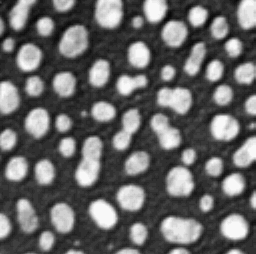
#> input picture data/blobs.tif, 256 x 254 px
$ jupyter execute 02_SOLUTION_cell_segmentation_classification_rfc.ipynb
#> lines starting #> are read from the running program, lines starting #| are printed output that depends on the picture; after the words box and inside, x2 and y2 are one past the last pixel; in counts of white or black regions, pixels touching at a corner belong together
# Cell segmentation & classification with Random Forest Classifier (RFC)

**Content**
1. *Cell segmentation*: Given a sparse user annotation of a single cell image, we can segment cells from the background using a pixel-wise Random Forest Classifier (RFC)
2. *Cell classification*: Given a separated cell image and some sparse ground truth annotation we can classify cell objects based on size and shape measurements, e.g. derived using scikit-image `regionprops`. We will do this using a RFC as well.

**Methodology**:
- This notebook has gaps (marked with a `#TODO`) that you have to fill.
- This notebook only contains TODOs in the section (2.) about Cell Segmentation.
- If all gaps are filled in correctly, the notebook can be run.
- A solution notebook with all gaps filled is provided in the GitHub repository.

**Source, Inspiration**:
This notebook is inspired by [Pixel Classification with Random Forest](https://haesleinhuepf.github.io/BioImageAnalysisNotebooks/20a_pixel_classification/scikit_learn_random_forest_pixel_classifier.html) and [Object Classification with Random Forest](https://haesleinhuepf.github.io/BioImageAnalysisNotebooks/27_cell_classification/sklearn_object_classification.html).

## 1. Imports and Data
We will use the following libraries and methods:

- `os`: For interacting with the operating system.
- `RandomForestClassifier` from `sklearn.ensemble`: The implementation of the RFC by scikit-learn.
- `io`, `filters` and `measure` from `skimage`: Read and write images, filters and other functionability.
- `numpy` (`np`): For numerical operations.
- `pandas` (`pd`): For tabular data manipulation and visualization.
- `matplotlib.pyplot` (`plt`): For data visualization.

[cell 1]
import os
from sklearn.ensemble import RandomForestClassifier
from skimage import io, filters, measure
import numpy as np
import pandas as pd
import matplotlib.pyplot as plt

We download all files that are not available (In the colab) from the internet (from the online GitHub repository of this workshop) and save them in the current workspace.

[cell 2]
import urllib.request  # helper library to download files

if not os.path.exists('data/blobs.tif'):
    os.makedirs('data', exist_ok=True)
    urllib.request.urlretrieve('https://github.com/moritzmarquardt/workshop_IBEC/raw/refs/heads/main/data/blobs.tif', 'data/blobs.tif')
    print('Loaded and saved image from remote file')

if not os.path.exists('data/blobs_segmentation_annotation.npy'):
    os.makedirs('data', exist_ok=True)
    urllib.request.urlretrieve('https://github.com/moritzmarquardt/workshop_IBEC/raw/refs/heads/main/data/blobs_segmentation_annotation.npy', 'data/blobs_segmentation_annotation.npy')
    print('Loaded and saved annotations from remote file')

if not os.path.exists('data/blobs_classification_annotation.npy'):
    os.makedirs('data', exist_ok=True)
    urllib.request.urlretrieve('https://github.com/moritzmarquardt/workshop_IBEC/raw/refs/heads/main/data/blobs_classification_annotation.npy', 'data/blobs_classification_annotation.npy')
    print('Loaded and saved class annotations from remote file')

[cell 3]
image = io.imread('data/blobs.tif')
#> image is the input picture: shape (254, 256); min 8, max 248, mean 103.3

plt.figure(figsize=(4, 4))
plt.imshow(image, cmap='gray')
plt.colorbar()
plt.title('Original example image')
plt.show()

print(f'Image shape: {image.shape}')
#| Image shape: (254, 256)
print(f'Image type: {image.dtype}')
#| Image type: uint8
print(f'Image max value: {image.max()}')
#| Image max value: 248
print(f'Image min value: {image.min()}')
#| Image min value: 8

## 2. Cell segmentation using RFC

### 2.1 (optional) Interactive manual annotation
**Important**: This is not possible in a Google Colab but only on a local python runtime. Therefore it is skipped in this tutorial, but the interested reader can try this out.

Using the two cells below, it is possible to annotate the image manually and save the annotations to a file to use them in the following.
Feel free to test this out if you run this notebook on your PC.

[cell 4]
# import napari

# # start napari
# viewer = napari.Viewer()

# # add image
# viewer.add_image(image)

# # add an empty labels layer and keep it in a variable
# labels = viewer.add_labels(np.zeros(image.shape).astype(int))

After running the cell above and annotating manually in the napari window using the brush tool, execute the cell below to save the annotation.

[cell 5]
# annotations = labels.data

# np.save('data/blobs_manual_annotations.npy', annotations)

# napari.utils.nbscreenshot(viewer)

### 2.2 Load and visualize annotations

Here we load the annotations that were saved in the part above or the presaved example annotation is used.
Annotations are the following:
- value 1 is background
- value 2 is a cell

[cell 6]
annotations = np.load('data/blobs_segmentation_annotation.npy')
#> (reads data/blobs_segmentation_annotation.npy from the repository)

# visualize the manual annotations
fig, ax = plt.subplots(1, 2, figsize=(8, 4))
ax = ax.ravel()
im0 = ax[0].imshow(annotations)
ax[0].set_title('Manual Annotations')
cbar = plt.colorbar(im0, ax=ax[0], orientation='vertical')
cbar.set_ticks([0, 1, 2])
cbar.set_ticklabels([0, 1, 2])

im1 = ax[1].imshow(image, cmap='gray')
ax[1].imshow(annotations, alpha=0.5)
ax[1].set_title('Overlay of Image and Annotations')

plt.show()

### 2.3 Feature extraction
In this subsection, we generate features for each pixel from the original image since we will be classifying pixels in the end.
The idea is to have different values (features) for each pixel to make the classification stronger.
These values will be obtained by applying different filters to the image.

**TODO**:
1. Implement the two filters from skimage.filters to generate features

[cell 7]
# define additional features
blurred_image = filters.gaussian(image, sigma=2) #TODO: Use the filters.gaussian function from the skimage module with sigma=2
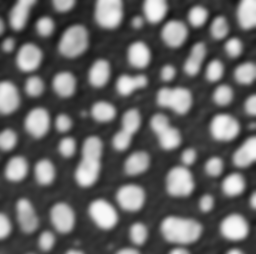
#> blurred_image: shape (254, 256) float64; min 0.0807, max 0.973, mean 0.405
edges_image = filters.sobel(blurred_image) #TODO Use the filters.sobel function from the skimage module
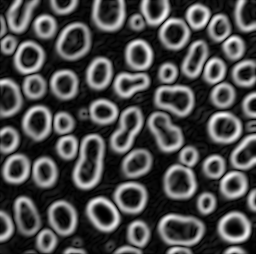
#> edges_image: shape (254, 256) float64; min 8.11e-06, max 0.19, mean 0.0557; drawn with min black and max white

# The ravel() function turns a nD image into a 1-D image.
features = [
    image.ravel(),
    blurred_image.ravel(),
    edges_image.ravel()
]

# Transpose the features to have the shape (n_samples, n_features)
features = np.asarray(features).T

# visualize the features as a pandas dataframe
df_features = pd.DataFrame(features)
#> df_features = table of 65024 rows and 3 columns
df_features.columns = ['original', 'blurred', 'edges']
df_features
#> Out = table of 65024 rows and 3 columns

[cell 8]
# visualise feature images
fig, axes = plt.subplots(1, 3, figsize=(12,4))

# reshape(image.shape) is the opposite of ravel() here. We just need it for visualization.
axes[0].imshow(df_features["original"].values.reshape(image.shape), cmap='gray')
axes[0].set_title('Original')
axes[1].imshow(df_features["blurred"].values.reshape(image.shape), cmap='gray')
axes[1].set_title('Blurred using Gaussian filter')
axes[2].imshow(df_features["edges"].values.reshape(image.shape), cmap='gray')
axes[2].set_title('Edges using Sobel filter')
plt.show()
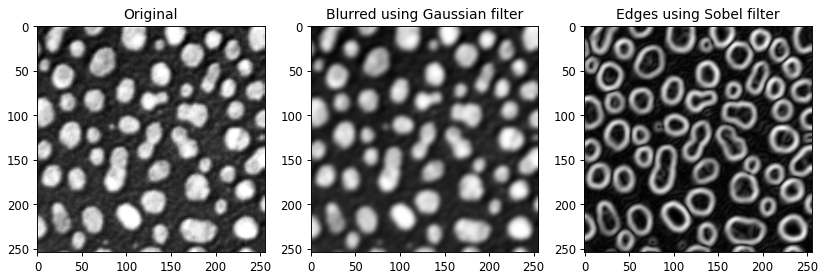
#> figure drawn by matplotlib, 3 panels

#TODO (for fast people) Play around with the sigma parameter of the gaussian blur filter. A larger sigma corresponds to a larger gaussian kernel and thus more blurring. Find a balance so that noise is reduced but edges are still visible.

### 2.4 Format training data
The RandomForestClassifier expects an X array of shape (n_samples, n_features) and a y array of shape (n_features).

[cell 9]
X_train = features
y_train = annotations.ravel()

# use only annotated pixels for training
mask = y_train > 0
X_train = X_train[mask]
y_train = y_train[mask]

print("X_train shape", X_train.shape)
#| X_train shape (3252, 3)
print("y_train shape", y_train.shape)

# visualize the training data
df_train_x_y = pd.DataFrame(X_train)
#> df_train_x_y = table of 3252 rows and 3 columns
df_train_x_y['label'] = y_train
# rename columns to feature_i
df_train_x_y.columns = [f'feature_{i}' for i in range(3)] + ['label']
df_train_x_y.head()
#> Out = table of 5 rows and 4 columns

### 2.5 Train the Random Forest Classifier

**TODO**:
1. Use the scikit-learn's RandomForestClassifier to create and fit the Classifier.

[cell 10]
# train test split using df_train_x_y
from sklearn.model_selection import train_test_split
X_train_split, X_val, y_train_split, y_val = train_test_split(X_train, y_train, test_size=0.25, random_state=0)
#> X_train_split = 2439 rows, first 8: [168, 0.603, 0.104], [232, 0.794, 0.088], [40, 0.181, 0.00531], [216, 0.814, 0.0244], [32, 0.208, 0.0589], [56, 0.212, 0.0101], [48, 0.215, 0.00704], [200, 0.694, 0.11]; X_val = 813 rows, first 8: [56, 0.224, 0.00699], [72, 0.256, 0.0167], [56, 0.216, 0.00689], [56, 0.206, 0.0169], [224, 0.836, 0.051], [56, 0.232, 0.0151], [56, 0.218, 0.0124], [48, 0.186, 0.0072]; y_train_split = 2439 values, max 2 at index 0, min 1 at index 2, mean 1.27; y_val = 813 values, max 2 at index 4, min 1 at index 0, mean 1.29
print(X_train_split.shape, y_train_split.shape)
#| (2439, 3) (2439,)
print(X_val.shape, y_val.shape)
#| (813, 3) (813,)


classifier = RandomForestClassifier(max_depth=2, random_state=0) #TODO: initialize a RandomForestClassifier with a max_depth of 2 and a random_state of 0.
classifier.fit(X_train_split, y_train_split) #TODO: Train the classifier with the training data after the split X_train_split (use the fit method of the classifier)

#evaluate the classifier
print(f'Validation accuracy: {classifier.score(X_val, y_val):.2f}')
#| Validation accuracy: 1.00

[cell 11]
# visualise one of the trees of the "random forest"
from sklearn.tree import plot_tree
plt.figure(figsize=(6, 4))
plot_tree(classifier.estimators_[0], filled=True)
plt.show()

### 2.6 Use the classifier for segmentation

**TODO**:
1. Use the prediciton method of the classifier to predict all pixels of the image and get a segmented image

[cell 12]
X_predict = features # use all features for all pixels to predict
res = classifier.predict(X_predict) #TODO Use the predict function of the classifier to predict the annotations (cell or background) for the training data
res = res - 1 # we subtract 1 to make background = 0 (this is necessary, since the background is annotated with 1 in the manual annotations)

# visualize the results
res_image = res.reshape(image.shape) # reshape the 1D result array back to the 2D image shape
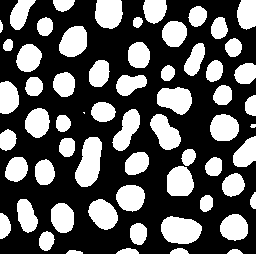
#> res_image: shape (254, 256) int32; values 0 (black) and 1 (white), 36.1% white; 62 white regions (1 under 20 px), largest, box (x1, y1, x2, y2) and area: (75, 137, 102, 187) 942, (161, 216, 202, 244) 894, (157, 87, 192, 115) 721
fig, ax = plt.subplots(1, 3, figsize=(12, 4))
ax = ax.ravel()
ax[0].imshow(image, cmap='gray')
ax[0].set_title('Original image')

# Display predicted segmentation without specifying cmap (default)
segmentation_plot = ax[1].imshow(res_image)
ax[1].set_title('Predicted segmentation')

# Extract colormap colors
cmap = segmentation_plot.get_cmap()
norm = segmentation_plot.norm  # Normalization of values (0 to 1)
background_color = cmap(norm(0))  # Color for background (0)
#> background_color = (0.267, 0.00487, 0.329, 1)
segment_color = cmap(norm(1))  # Color for segment (1)
#> segment_color = (0.993, 0.906, 0.144, 1)

# Add a legend with the correct colors
legend_labels = ['Background (0)', 'Segmented cell (1)']
colors = [background_color, segment_color]  # Extracted colors
#> colors = [(0.267, 0.00487, 0.329, 1), (0.993, 0.906, 0.144, 1)]
patches = [plt.Line2D([0], [0], color=color, marker='o', linestyle='None', markersize=10, label=label)
           for color, label in zip(colors, legend_labels)]
#> patches = 2 items
ax[1].legend(handles=patches, loc='upper right')

ax[2].imshow(image, cmap='gray', alpha=0.8)
ax[2].contour(res_image == 1, colors='r')
ax[2].set_title('Overlay of image and segment contours')
## add legend for contours
patches = [plt.Line2D([0], [0], color='r', marker='o', linestyle='None', markersize=10, label='Segment contours')]
ax[2].legend(handles=patches, loc='upper right')

plt.show()
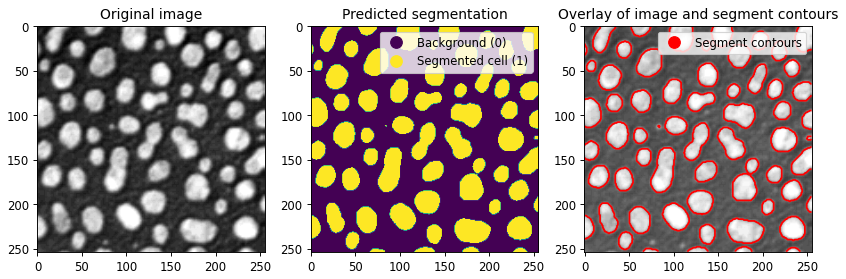
#> figure drawn by matplotlib, 3 panels

#TODO (for fast people) Play around with the max_depth parameter to see how it affects the classification performance. A larger max_depth corresponds to a more complex model that can capture more details in the data. However, it can also lead to overfitting. Find a balance that works well for this data.

### 2.7 Labeling the segmented objects
In this step, each connected component in the segmented image is assigned a unique label. This process is essential for the next phase, where we classify individual objects based on their properties.

**TODO**:
1. label the segmented objects

[cell 13]
labels = measure.label(res_image) #TODO Use the measure.label function from the skimage module to label the objects in the segmentation
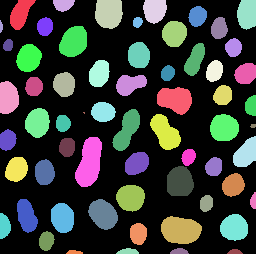
#> labels: shape (254, 256) int64; 63 distinct labels, from 0 to 62; one colour per label, 0 black

plt.figure(figsize=(4, 4))
plt.imshow(labels)
cbar = plt.colorbar()
plt.title('Labeled objects')
plt.show()
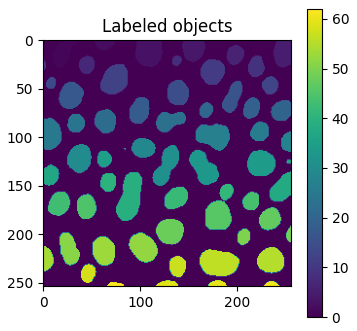
#> figure drawn by matplotlib, 2 panels

### Compare with non ml methods

- Otsu thresholding

[cell 14]
# otsu thresholding
thresh = filters.threshold_otsu(image)
#> thresh = 120
binary = image > thresh
#> binary: shape (254, 256) bool; 34.2% white; 64 white regions (3 under 20 px)
fig, ax = plt.subplots(1, 3, figsize=(10, 10))
ax[0].imshow(image, cmap='gray')
ax[0].set_title('Original image')
ax[1].imshow(res_image)
ax[1].set_title('RFC Segmentation')
ax[2].imshow(binary)
ax[2].set_title('Otsu thresholding')
plt.show()

Otsu thresholding works well here since the example image is greyscale, but these classical methods get to their limits when images are colourful and more complex.

## 3. Classification using RFC

Now we will train a second Random Forest classifier (RFC) to classify each segmented and labeled object based on its shape properties.

### 3.1 Load annotations
Similar to the segmentation, we need an annotation of the image which can be done manually by using for example the napari plugin similar to the segmentation part. Here we load an annotation that has already been done.

Annotations are the following:
- value 1: large cells
- value 2: elongated cells
- value 3: small cells

[cell 15]
# annotation with classes:
# 1 (blue): large cells
# 2 (green): elongated cells
# 3 (yellow): small cells
class_annotation = np.load('data/blobs_classification_annotation.npy')
#> (reads data/blobs_classification_annotation.npy from the repository)

# visualize
fig, ax = plt.subplots(1,3, figsize=(15,15))
ax[0].imshow(image, cmap='gray')
ax[0].set_title('Original image')
ax[1].imshow(labels)
ax[1].set_title('RFC Segmentation')
# Display the annotation image with transparency
ax[2].imshow(image, cmap='gray')
annotation_plot = ax[2].imshow(class_annotation, alpha=0.8)
ax[2].set_title('Manual annotations')

# Extract colormap and normalization from the annotation plot
cmap = annotation_plot.get_cmap()
norm = annotation_plot.norm

# Define the colors and labels for the legend
legend_labels = ['Large cells (1)', 'Elongated cells (2)', 'Small cells (3)']
colors = [cmap(norm(1)), cmap(norm(2)), cmap(norm(3))]

# Create legend patches
patches = [plt.Line2D([0], [0], color=color, marker='o', linestyle='None', markersize=10, label=label)
           for color, label in zip(colors, legend_labels)]

# Add legend to the lower left corner
ax[2].legend(handles=patches, loc='lower left')
plt.show()
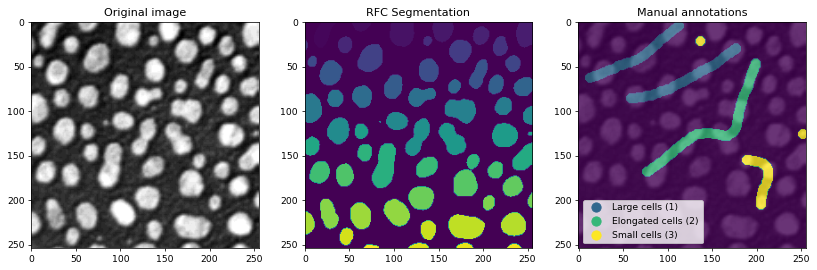
#> figure drawn by matplotlib, 3 panels

### 3.2 Feature extraction
The first step to classify objects according to their properties is feature extraction. This is analog to building the feature stack in the segmentation part. The difference here is, we do not extract features for each pixel, but for each segmented object (connected labeled pixels) since we will be classifying the objects in the end.

[cell 16]
stats = measure.regionprops(labels, intensity_image=image)
#> stats = 62 regions; largest, box (x1, y1, x2, y2) and area: (75, 137, 102, 187) 942, (161, 216, 202, 244) 894, (157, 87, 192, 115) 721, (95, 0, 123, 29) 689, (59, 26, 87, 57) 680

# read out specific measurements as features
label_ids =          np.asarray([s.label for s in stats])
#> label_ids = 62 values from 1 to 62
areas =              np.asarray([s.area for s in stats])
#> areas = 62 values, max 942 at index 38, min 3 at index 31, mean 378.8
minor_axis_lengths = np.asarray([s.minor_axis_length for s in stats])
#> minor_axis_lengths = 62 values, max 29.02 at index 2, min 1.33 at index 31, mean 17.6
major_axis_lengths = np.asarray([s.major_axis_length for s in stats])
#> major_axis_lengths = 62 values, max 54.92 at index 38, min 2.31 at index 31, mean 25.41

# compute additional parameters
aspect_ratios = major_axis_lengths / minor_axis_lengths
#> aspect_ratios = 62 values, max 4.23 at index 61, min 1.06 at index 2, mean 1.61

We also read out the maximum intensity of every labeled object from the ground truth annotation. These values will serve to train the classifier.

[cell 17]
annotation_stats = measure.regionprops(labels, intensity_image=class_annotation)
#> annotation_stats has the same summary as stats

annotated_class = np.asarray([s.intensity_max for s in annotation_stats])
#> annotated_class = 62 values, max 3 at index 7, min 0 at index 0, mean 0.516

### 3.3 Format data

To look at the data before it is fed to the training, we visualize it as [pandas DataFrame](https://pandas.pydata.org/docs/reference/api/pandas.DataFrame.html). Note: The rows with `annotated_class=0` correspond to labels that have not been annotated.

[cell 18]
data = {
    'label': label_ids,
    'area': areas,
    'minor_axis': minor_axis_lengths,
    'major_axis': major_axis_lengths,
    'aspect_ratio': aspect_ratios,
    'annotated_class': annotated_class
}

table = pd.DataFrame(data)
#> table = table of 62 rows and 6 columns

From that table, we extract now a table that only contains the annotated rows/labels.

[cell 19]
annotated_table = table[table['annotated_class'] > 0]
#> annotated_table = table of 17 rows and 6 columns

As we do not want to use all columns for training, we now select the right columns. It is recommended to write a short convenience function `select_data` for this, because we will reuse it later for prediction.

[cell 20]
def select_data(table):
    return np.asarray([
        table['area'],
        table['aspect_ratio']
    ])

training_data = select_data(annotated_table).T
#> training_data = 17 rows, first 8: [689, 1.06], [85, 1.17], [516, 1.08], [680, 1.33], [474, 1.18], [427, 2.38], [546, 1.19], [444, 1.45]
ground_truth = annotated_table['annotated_class'].tolist()
#> ground_truth = [1, 3, 1, 1, 1, 2, 1, 1, 1, 2, 2, 2, 3, 2, 3, 3, 3]

### 3.4 Train the Random Forest classifier

Next, we can train the [Random Forest Classifer](https://scikit-learn.org/stable/modules/generated/sklearn.ensemble.RandomForestClassifier.html). It needs training data and ground truth in the format presented above.

[cell 21]
classifier_cells = RandomForestClassifier(max_depth=2, n_estimators=10, random_state=0)
classifier_cells.fit(training_data, ground_truth)

### 3.5 Predict the ojects classes

To apply a classifier to the whole dataset, or any other dataset, we need to bring the data into the same format as used for training. We can reuse the function `select_data` for that. Furthermore, we need to drop rows from our table where not-a-number values appeared.

[cell 22]
table_without_nans = table.dropna(how="any")
#> table_without_nans = table of 62 rows and 6 columns

all_data = select_data(table_without_nans).T
#> all_data = 62 pairs, first value 3 to 942, second value 1.06 to 4.23
all_data
# where is alldata inf
np.where(np.isinf(all_data))
all_data[all_data == np.inf] = np.nan

We can then hand over `all_data` to the classifier for prediction.

[cell 23]
table_without_nans['predicted_class'] = classifier_cells.predict(all_data)

We can then merge the table containing the `predicted_class` column with the original table. In the resulting `table_with_prediction`, we still need to decide how to handle `NaN` values. It is not possible to classify those because measurements are missing. Thus, we replace the class of those with 0 using [`fillna`](https://pandas.pydata.org/docs/reference/api/pandas.DataFrame.fillna.html).

[cell 24]
# merge prediction with original table
table_with_prediction = table.merge(table_without_nans, how='outer', on='label')
#> table_with_prediction = table of 62 rows and 12 columns
# replace not predicted (NaN) with 0
table_with_prediction['predicted_class'] = table_with_prediction['predicted_class'].fillna(0)

From that table, we can extract the column containing the prediction and use [`replace_intensities`](https://clij.github.io/clij2-docs/reference_replaceIntensities) to generate a `class_image`. The background and objects with NaNs in measurements will have value 0 in that image.

[cell 25]
# we add a 0 for the class of background at the beginning
predicted_class = [0] + table_with_prediction['predicted_class'].tolist()
#> predicted_class = 63 values, max 3 at index 6, min 0 at index 0, mean 1.94

[cell 26]
#class_image = replace_intensities(labels, predicted_class)
class_image = labels.copy()
for s in stats:
    class_image[class_image == s.label] = predicted_class[s.label]
#> this loop made 62 passes
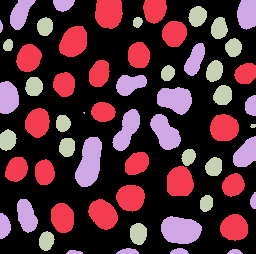
#> class_image: shape (254, 256) int64; 4 distinct labels, from 0 to 3; one colour per label, 0 black

plt.imshow(class_image)
cbar = plt.colorbar()
cbar.set_ticks([0, 1, 2, 3])
cbar.set_ticklabels([0, 1, 2, 3])
plt.title('Predicted classes')
plt.show()
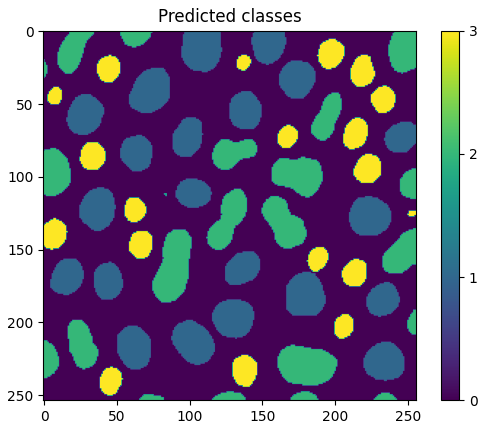
#> figure drawn by matplotlib, 2 panels
